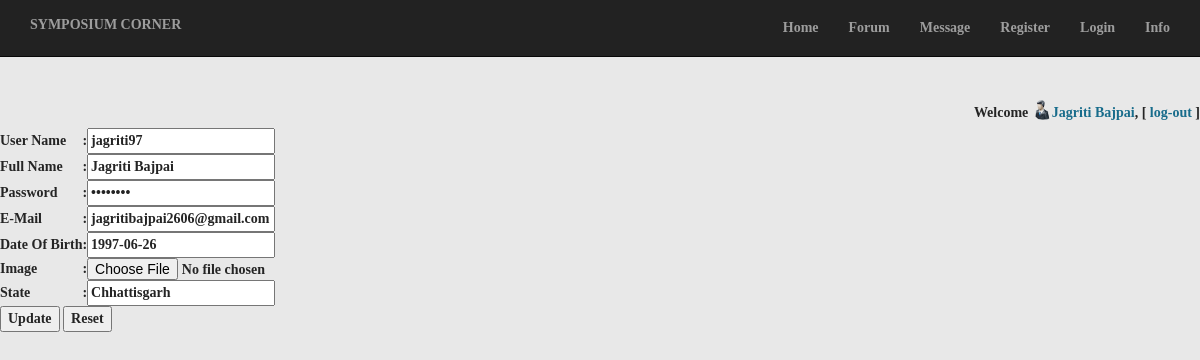
The page /uedit.php (signed in) on the database its author committed.
### tables this page shows
CREATE TABLE `user` (
  `user_id` int(11) NOT NULL,
  `username` varchar(50) NOT NULL,
  `fullname` varchar(50) NOT NULL,
  `password` varchar(50) NOT NULL,
  `e_mail` varchar(100) NOT NULL,
  `profession` int(1) NOT NULL,
  `dob` date NOT NULL,
  `user_type` varchar(50) NOT NULL,
  `department` varchar(50) NOT NULL,
  `state` varchar(50) NOT NULL,
  `uimg` varchar(255) NOT NULL,
  `isuser` tinyint(1) NOT NULL,
  `user_acc_active` tinyint(1) NOT NULL
);

### utility.php (called while the page is built, shortened)
<?php
	function ExecuteQuery ($SQL)
	{
		$rows = mysql_query ($SQL);
		return $rows;
	}
?>

### uedit.php (the view, shortened to what this page needs)
<?php session_start();
 require("head.php");
require("checkUser.php")?>
<form action="uupdate.php" method="POST" onsubmit="return check(this)" enctype="multipart/form-data">
<?php
$sql="SELECT * from user where user_id=$_SESSION[uid]";
	$rows = ExecuteQuery($sql);
	if (mysql_num_rows($rows)>0)
	{
		$row = mysql_fetch_array ($rows);
		echo "<table>";
		echo "<tr><td>User Name</td><td> : </td><td><input type='text' name='un' value='$row[username]' ><span id='a' style='color: red';/></span></td></tr>";
		echo "<tr><td>Full Name</td><td> : </td><td><input type='text' name='fn' value='$row[fullname]' ><span id='b' style='color: red';/></span></td></tr>";
		echo "<tr><td>Password</td> <td> : </td><td><input type='password' name='pwd' value='$row[password]'><span id='c' style='color: red';/></span></td></tr>";
		echo "<tr><td>E-Mail</td><td> :</td><td> <input type='text' name='e_mail' value='$row[e_mail]'/><span id='d' style='color: red';/></span></td></tr>";
		echo "<tr><td>Date Of Birth</td> <td>: </td><td><input type='text' name='dob' value='$row[dob]'/><span id='f' style='color: red';/></span></td></tr>";
		echo "<tr><td>Image</td><td>:</td><td> <input type='file' name='ima' value=''/></td></tr> ";
		echo "<tr><td>State</td><td> :</td><td> <input type='text' name='sta' value='$row[state]'><span id='j' style='color: red';/></span></td></tr>";
		echo "</table>";
	}
?>
	<input type="submit" value="Update">
    <input type="reset" value="Reset">
</form>

### css/landing-page.css (style rules this page uses)
body, html { width: 100%; height: 100%; }
body, h1, h2, h3, h4, h5, h6 { font-family: "Lato","Helvetica Neue",Helvetica,Arial,sans-serif; font-weight: 700; }

### res/style.css (style rules this page uses)
body { margin: 0 auto; padding: 0; background-color: #E8E8E8; }
form { padding:0 !important; margin:0 !important; }
body { font-family: Georgia, "Times New Roman", Times, Serif; font-size: 14px; color: #242424; }
input, select { font-family: Georgia, "Times New Roman", Times, Serif; font-size: 14px; }

### rows shown on the page
user: un "jagriti97", fn "Jagriti Bajpai", e_mail "jagritibajpai2606@gmail.com", dob "1997-06-26", sta "Chhattisgarh"

### other values the page prints
$_SESSION["fn"] "Jagriti Bajpai"
